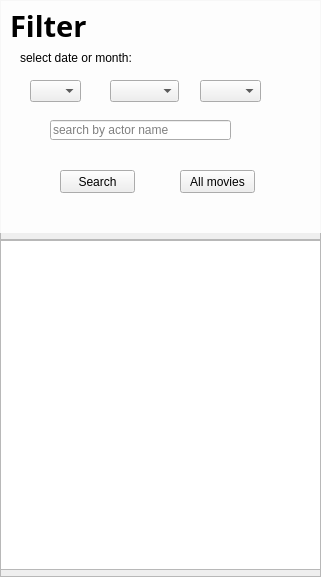
<?xml version="1.0" encoding="UTF-8"?>
<ui version="4.0">
 <class>Frame</class>
 <widget class="QFrame" name="Frame">
  <property name="geometry">
   <rect>
    <x>0</x>
    <y>0</y>
    <width>321</width>
    <height>577</height>
   </rect>
  </property>
  <property name="windowTitle">
   <string>movie details</string>
  </property>
  <property name="windowIcon">
   <iconset resource="resources.qrc">
    <normaloff>:/newPrefix/res/movdet.png</normaloff>:/newPrefix/res/movdet.png</iconset>
  </property>
  <property name="frameShape">
   <enum>QFrame::StyledPanel</enum>
  </property>
  <property name="frameShadow">
   <enum>QFrame::Raised</enum>
  </property>
  <widget class="QLabel" name="main">
   <property name="geometry">
    <rect>
     <x>0</x>
     <y>0</y>
     <width>251</width>
     <height>241</height>
    </rect>
   </property>
   <property name="styleSheet">
    <string notr="true">background-image: url(:/newPrefix/reel.png);</string>
   </property>
   <property name="text">
    <string/>
   </property>
  </widget>
  <widget class="QLabel" name="overlay">
   <property name="geometry">
    <rect>
     <x>-4</x>
     <y>-8</y>
     <width>451</width>
     <height>241</height>
    </rect>
   </property>
   <property name="styleSheet">
    <string notr="true">background-color: rgba(255, 255, 255, 225);</string>
   </property>
   <property name="text">
    <string/>
   </property>
  </widget>
  <widget class="QLabel" name="filter_header">
   <property name="geometry">
    <rect>
     <x>10</x>
     <y>10</y>
     <width>81</width>
     <height>31</height>
    </rect>
   </property>
   <property name="font">
    <font>
     <family>Papyrus</family>
     <pointsize>22</pointsize>
     <weight>75</weight>
     <bold>true</bold>
    </font>
   </property>
   <property name="text">
    <string>Filter</string>
   </property>
  </widget>
  <widget class="QComboBox" name="date">
   <property name="geometry">
    <rect>
     <x>30</x>
     <y>80</y>
     <width>51</width>
     <height>22</height>
    </rect>
   </property>
  </widget>
  <widget class="QComboBox" name="month">
   <property name="geometry">
    <rect>
     <x>110</x>
     <y>80</y>
     <width>69</width>
     <height>22</height>
    </rect>
   </property>
  </widget>
  <widget class="QComboBox" name="year">
   <property name="geometry">
    <rect>
     <x>200</x>
     <y>80</y>
     <width>61</width>
     <height>22</height>
    </rect>
   </property>
  </widget>
  <widget class="QLineEdit" name="searchbyactor_edit">
   <property name="geometry">
    <rect>
     <x>50</x>
     <y>120</y>
     <width>181</width>
     <height>20</height>
    </rect>
   </property>
   <property name="placeholderText">
    <string>search by actor name</string>
   </property>
  </widget>
  <widget class="QPushButton" name="search_btn">
   <property name="geometry">
    <rect>
     <x>60</x>
     <y>170</y>
     <width>75</width>
     <height>23</height>
    </rect>
   </property>
   <property name="text">
    <string>Search</string>
   </property>
  </widget>
  <widget class="QLabel" name="salect_label">
   <property name="geometry">
    <rect>
     <x>20</x>
     <y>50</y>
     <width>111</width>
     <height>16</height>
    </rect>
   </property>
   <property name="text">
    <string>select date or month:</string>
   </property>
  </widget>
  <widget class="QPushButton" name="all_btn">
   <property name="geometry">
    <rect>
     <x>180</x>
     <y>170</y>
     <width>75</width>
     <height>23</height>
    </rect>
   </property>
   <property name="text">
    <string>All movies</string>
   </property>
  </widget>
  <widget class="QScrollArea" name="movieListHolder">
   <property name="geometry">
    <rect>
     <x>-1</x>
     <y>239</y>
     <width>331</width>
     <height>331</height>
    </rect>
   </property>
   <property name="widgetResizable">
    <bool>true</bool>
   </property>
   <widget class="QWidget" name="movieListHolderWidget">
    <property name="geometry">
     <rect>
      <x>0</x>
      <y>0</y>
      <width>329</width>
      <height>329</height>
     </rect>
    </property>
    <widget class="QListWidget" name="movieList">
     <property name="geometry">
      <rect>
       <x>0</x>
       <y>0</y>
       <width>321</width>
       <height>331</height>
      </rect>
     </property>
    </widget>
   </widget>
  </widget>
  <zorder>movieListHolder</zorder>
  <zorder>main</zorder>
  <zorder>overlay</zorder>
  <zorder>filter_header</zorder>
  <zorder>date</zorder>
  <zorder>month</zorder>
  <zorder>year</zorder>
  <zorder>searchbyactor_edit</zorder>
  <zorder>search_btn</zorder>
  <zorder>salect_label</zorder>
  <zorder>all_btn</zorder>
 </widget>
 <resources>
  <include location="resources.qrc"/>
 </resources>
 <connections/>
</ui>
